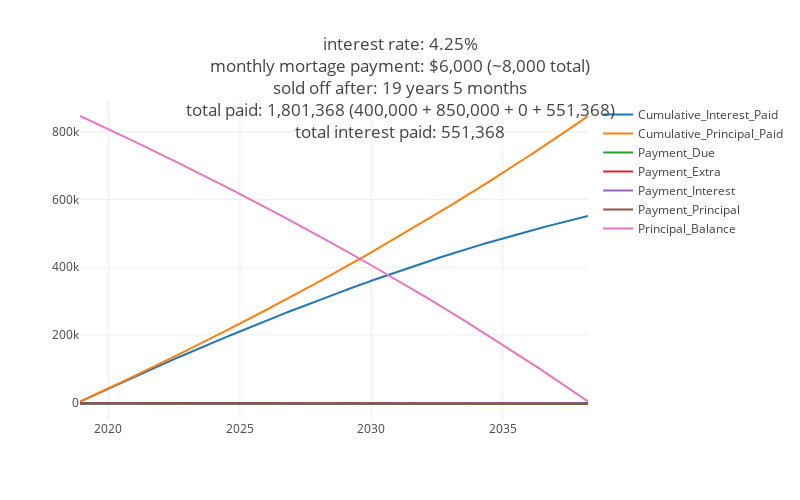

Notebook cell for this chart:
### Code cell
calc_and_graph(interest_rate=0.0425, loan_years=30, monthly_payment=6000)

### Figure 1 — Plotly figure (JSON) as saved in the notebook; plotly's stock layout.template omitted (floating-point values rounded to 4 significant figures; data arrays with more than 128 entries replaced by an {"elided": "..."} marker saying what was removed)
{"data": [{"name": "Cumulative_Interest_Paid", "type": "scatter", "uid": "8039d6a4-dcd0-11e8-aa00-1831bf6ae617", "x": {"elided": "233 str values"}, "y": {"elided": "233 float values"}}, {"name": "Cumulative_Principal_Paid", "type": "scatter", "uid": "8039d6a5-dcd0-11e8-aa00-1831bf6ae617", "x": {"elided": "233 str values"}, "y": {"elided": "233 float values"}}, {"name": "Payment_Due", "type": "scatter", "uid": "8039d6a6-dcd0-11e8-aa00-1831bf6ae617", "x": {"elided": "233 str values"}, "y": {"elided": "233 float values"}}, {"name": "Payment_Extra", "type": "scatter", "uid": "8039d6a7-dcd0-11e8-aa00-1831bf6ae617", "x": {"elided": "233 str values"}, "y": {"elided": "233 float values"}}, {"name": "Payment_Interest", "type": "scatter", "uid": "8039d6a8-dcd0-11e8-aa00-1831bf6ae617", "x": {"elided": "233 str values"}, "y": {"elided": "233 float values"}}, {"name": "Payment_Principal", "type": "scatter", "uid": "8039d6a9-dcd0-11e8-aa00-1831bf6ae617", "x": {"elided": "233 str values"}, "y": {"elided": "233 float values"}}, {"name": "Principal_Balance", "type": "scatter", "uid": "8039d6aa-dcd0-11e8-aa00-1831bf6ae617", "x": {"elided": "233 str values"}, "y": {"elided": "233 float values"}}], "layout": {"height": 500, "title": "interest rate: 4.25%<br>monthly mortage payment: $6,000 (~8,000 total)<br>sold off after: 19 years 5 months<br>total paid: 1,801,368 (400,000 + 850,000 + 0 + 551,368)<br>total interest paid: 551,368", "width": 800}}
